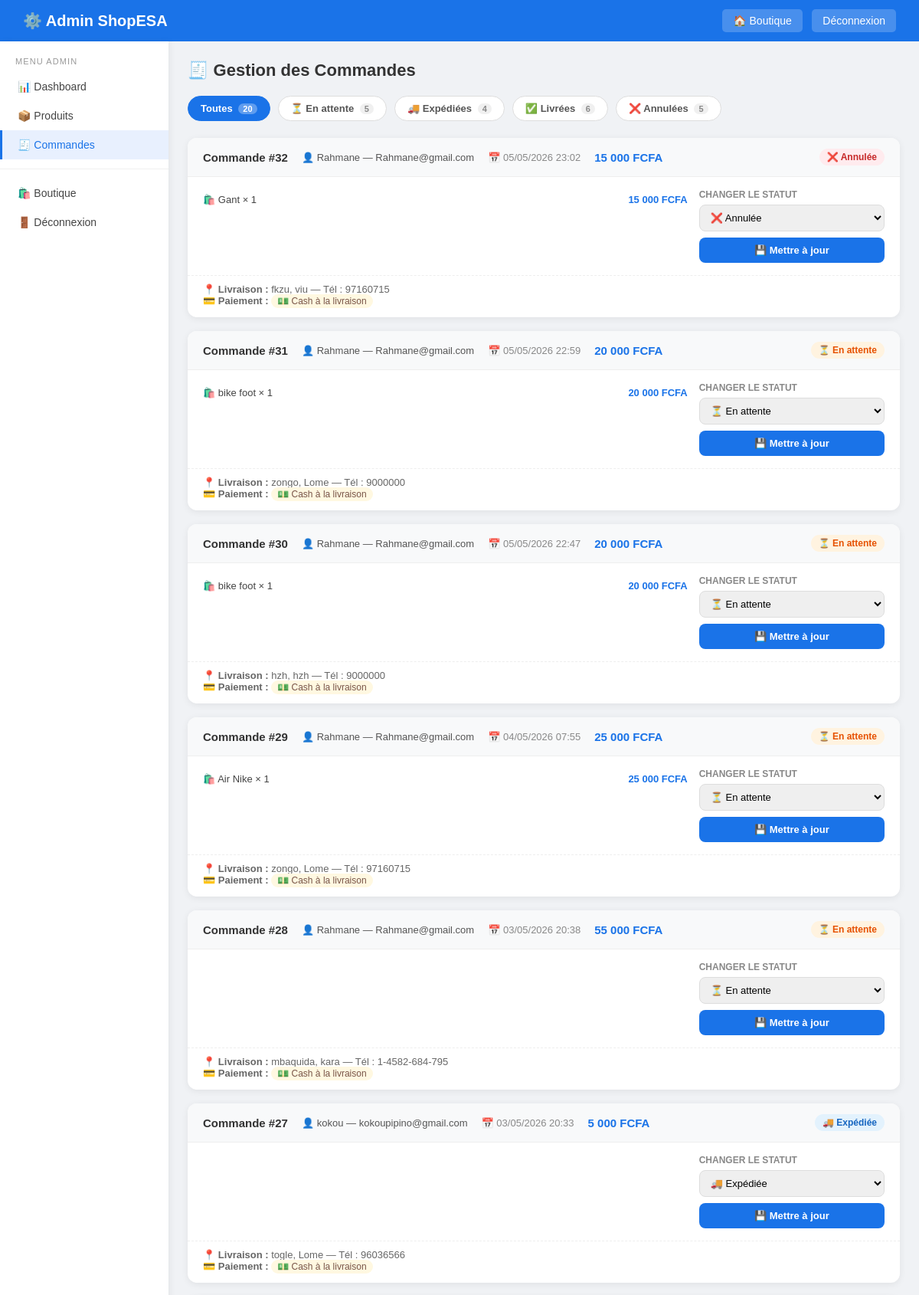
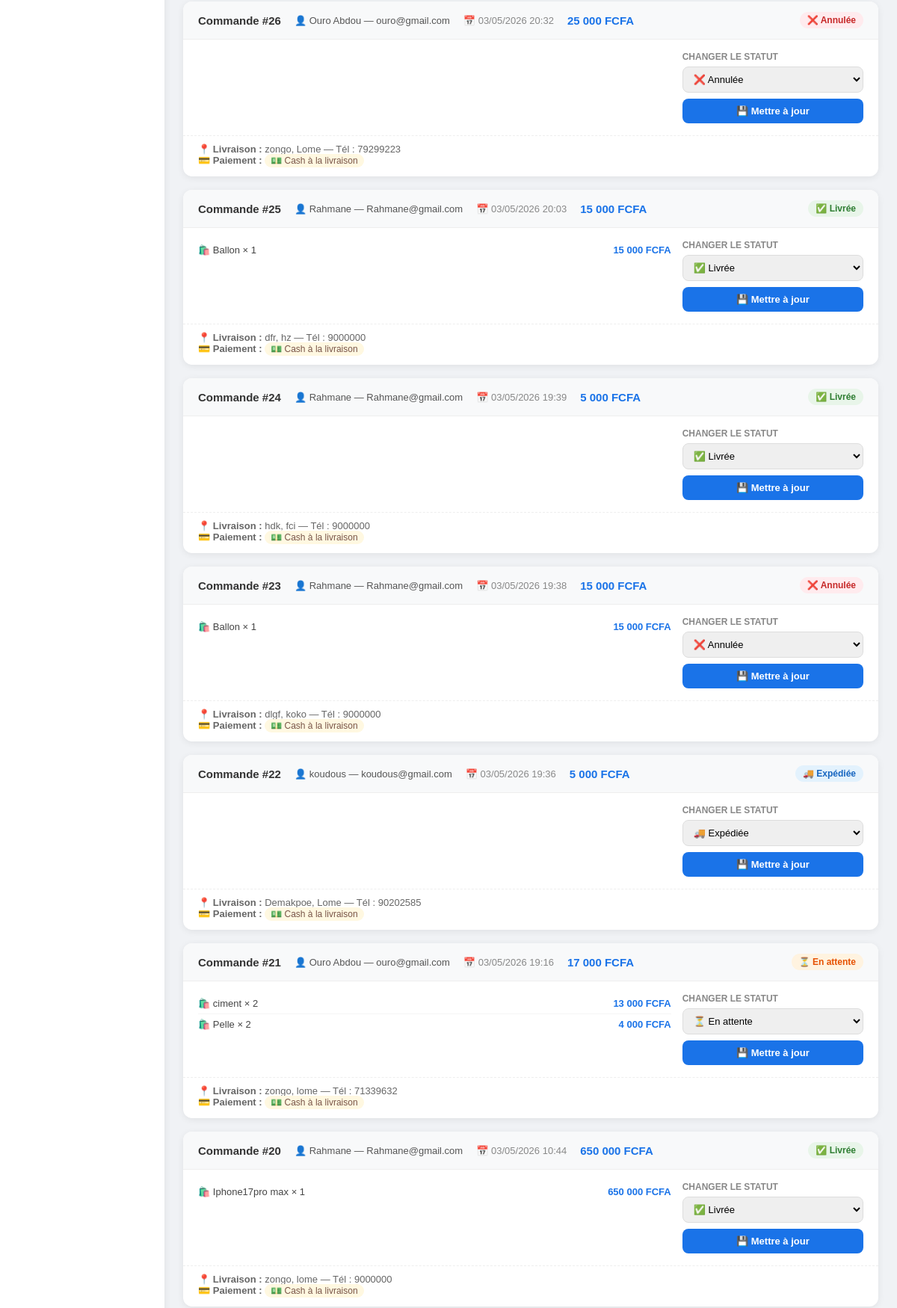
The app's page /admin/commandes.php (signed in, upper part) with its own data (2 pictures, top to bottom).
### tables this page shows
CREATE TABLE `orders` (
  `id` int(11) NOT NULL,
  `user_id` int(11) DEFAULT NULL,
  `total` decimal(10,2) NOT NULL,
  `statut` varchar(50) DEFAULT 'en attente',
  `adresse` text NOT NULL,
  `created_at` timestamp NOT NULL DEFAULT current_timestamp(),
  `paiement` varchar(50) DEFAULT 'cash'
);

CREATE TABLE `users` (
  `id` int(11) NOT NULL,
  `nom` varchar(100) NOT NULL,
  `email` varchar(150) NOT NULL,
  `password` varchar(255) NOT NULL,
  `role` enum('client','admin') DEFAULT 'client',
  `created_at` timestamp NOT NULL DEFAULT current_timestamp()
);

CREATE TABLE `order_items` (
  `id` int(11) NOT NULL,
  `order_id` int(11) DEFAULT NULL,
  `product_id` int(11) DEFAULT NULL,
  `quantite` int(11) NOT NULL,
  `prix_unit` decimal(10,2) NOT NULL
);

CREATE TABLE `products` (
  `id` int(11) NOT NULL,
  `nom` varchar(150) NOT NULL,
  `description` text DEFAULT NULL,
  `prix` decimal(10,2) NOT NULL,
  `stock` int(11) DEFAULT 0,
  `image` varchar(255) DEFAULT NULL,
  `cat_id` int(11) DEFAULT NULL
);

### admin/commandes.php (the view, shortened to what this page needs)
<?php
require_once '../config.php';
$filtre = $_GET['statut'] ?? 'tous';
$statuts_valides = ['en_attente', 'expediee', 'livree', 'annulee'];
if (in_array($filtre, $statuts_valides)) {
    $stmt = $pdo->prepare("
        SELECT o.*, u.nom AS client_nom, u.email AS client_email
        FROM orders o JOIN users u ON o.user_id = u.id
        WHERE o.statut = ?
        ORDER BY o.created_at DESC
    ");
    $stmt->execute([$filtre]);
} else {
    $stmt = $pdo->query("
        SELECT o.*, u.nom AS client_nom, u.email AS client_email
        FROM orders o JOIN users u ON o.user_id = u.id
        ORDER BY o.created_at DESC
    ");
}
$commandes = $stmt->fetchAll(PDO::FETCH_ASSOC);
$details = [];
foreach ($commandes as $cmd) {
    $stmt2 = $pdo->prepare("
        SELECT oi.*, p.nom FROM order_items oi
        JOIN products p ON oi.product_id = p.id
        WHERE oi.order_id = ?
    ");
    $stmt2->execute([$cmd['id']]);
    $details[$cmd['id']] = $stmt2->fetchAll(PDO::FETCH_ASSOC);
}
$compteurs = $pdo->query("
    SELECT statut, COUNT(*) as nb FROM orders GROUP BY statut
")->fetchAll(PDO::FETCH_ASSOC);
$nb_statut = [];
foreach ($compteurs as $c) $nb_statut[$c['statut']] = $c['nb'];
?>
<!DOCTYPE html>
<html lang="fr">
<head>
</head>
<body>
<nav>
    <div class="logo">⚙️ Admin ShopESA</div>
    <div>
        <a href="../index.php">🏠 Boutique</a>
        <a href="../deconnexion.php">Déconnexion</a>
    </div>
</nav>
<div class="layout">
    <aside class="sidebar">
        <div class="sidebar-title">Menu Admin</div>
        <a href="dashboard.php">📊 Dashboard</a>
        <a href="ajouter_produit.php">📦 Produits</a>
        <a href="commandes.php" class="active">🧾 Commandes</a>
        <hr>
        <a href="../index.php">🛍️ Boutique</a>
        <a href="../deconnexion.php">🚪 Déconnexion</a>
    </aside>
    <main class="content">
        <h1>🧾 Gestion des Commandes</h1>
        <div class="filtres">
            <a href="commandes.php" class="filtre-btn <?= $filtre === 'tous' ? 'active' : '' ?>">
                Toutes <span class="filtre-count"><?= array_sum($nb_statut) ?></span>
            </a>
            <a href="commandes.php?statut=en_attente" class="filtre-btn <?= $filtre === 'en_attente' ? 'active' : '' ?>">
                ⏳ En attente <span class="filtre-count"><?= $nb_statut['en_attente'] ?? 0 ?></span>
            </a>
            <a href="commandes.php?statut=expediee" class="filtre-btn <?= $filtre === 'expediee' ? 'active' : '' ?>">
                🚚 Expédiées <span class="filtre-count"><?= $nb_statut['expediee'] ?? 0 ?></span>
            </a>
            <a href="commandes.php?statut=livree" class="filtre-btn <?= $filtre === 'livree' ? 'active' : '' ?>">
                ✅ Livrées <span class="filtre-count"><?= $nb_statut['livree'] ?? 0 ?></span>
            </a>
            <a href="commandes.php?statut=annulee" class="filtre-btn <?= $filtre === 'annulee' ? 'active' : '' ?>">
                ❌ Annulées <span class="filtre-count"><?= $nb_statut['annulee'] ?? 0 ?></span>
            </a>
        </div>
        <?php if (empty($commandes)): ?>
            <div class="vide">
                <div style="font-size:40px;margin-bottom:12px">📭</div>
                <p>Aucune commande pour ce filtre.</p>
            </div>
        <?php else: ?>
            <?php foreach ($commandes as $cmd): ?>
            <div class="commande-card">
                <div class="commande-header">
                    <div class="cmd-infos">
                        <span class="cmd-num">Commande #<?= $cmd['id'] ?></span>
                        <span class="cmd-client">👤 <?= htmlspecialchars($cmd['client_nom']) ?> — <?= htmlspecialchars($cmd['client_email']) ?></span>
                        <span class="cmd-date">📅 <?= date('d/m/Y H:i', strtotime($cmd['created_at'])) ?></span>
                        <span class="cmd-total"><?= number_format($cmd['total'] /1.18, 0, ',', ' ') ?> FCFA</span>
                    </div>
                    <?php
                    $badges = [
                        'en_attente' => ['badge-attente',  '⏳ En attente'],
                        'expediee'   => ['badge-expediee', '🚚 Expédiée'],
                        'livree'     => ['badge-livree',   '✅ Livrée'],
                        'annulee'    => ['badge-annulee',  '❌ Annulée'],
                    ];
                    $b = $badges[$cmd['statut']] ?? ['badge-attente', $cmd['statut']];
                    ?>
                    <span class="badge <?= $b[0] ?>"><?= $b[1] ?></span>
                </div>
                <div class="commande-body">
                    <div class="articles">
                        <?php foreach ($details[$cmd['id']] as $art): ?>
                        <div class="article">
                            <span>🛍️ <?= htmlspecialchars($art['nom']) ?> × <?= $art['quantite'] ?></span>
                            <span class="article-prix"><?= number_format($art['prix_unit'] * $art['quantite'], 0, ',', ' ') ?> FCFA</span>
                        </div>
                        <?php endforeach; ?>
                    </div>
                    <div class="statut-form">
                        <form method="POST">
                            <label>Changer le statut</label>
                            <select name="statut" class="statut-select">
                                <option value="en_attente" <?= $cmd['statut'] === 'en_attente' ? 'selected' : '' ?>>⏳ En attente</option>
                                <option value="expediee"   <?= $cmd['statut'] === 'expediee'   ? 'selected' : '' ?>>🚚 Expédiée</option>
                                <option value="livree"     <?= $cmd['statut'] === 'livree'     ? 'selected' : '' ?>>✅ Livrée</option>
                                <option value="annulee"    <?= $cmd['statut'] === 'annulee'    ? 'selected' : '' ?>>❌ Annulée</option>
                            </select>
                            <button type="submit" name="changer_statut" class="btn-update">
                                💾 Mettre à jour
                            </button>
                        </form>
                    </div>
                </div>
<div class="cmd-adresse">
    📍 <strong>Livraison :</strong> <?= htmlspecialchars($cmd['adresse']) ?>
    <br>
    💳 <strong>Paiement :</strong>
    <?php if ($cmd['paiement'] === 'mobile'): ?>
        <span style="background:#e3f0ff; color:#1a73e8; padding:2px 8px; border-radius:10px; font-size:12px;">
            📱 Mobile Money
        </span>
    <?php else: ?>
        <span style="background:#fff8e1; color:#795548; padding:2px 8px; border-radius:10px; font-size:12px;">
            💵 Cash à la livraison
        </span>
    <?php endif; ?>
</div>
            </div>
            <?php endforeach; ?>
        <?php endif; ?>
    </main>
</div>
</body>
</html>

### admin/commandes.php (style rules this page uses)
* { margin:0; padding:0; box-sizing:border-box; }
body { font-family:Arial,sans-serif; background:#f0f2f5; }
nav { background:#1a73e8; padding:15px 30px; display:flex; justify-content:space-between; align-items:center; color:white; }
nav .logo { font-size:20px; font-weight:bold; }
nav a { color:white; text-decoration:none; background:rgba(255,255,255,0.2); padding:7px 14px; border-radius:5px; font-size:14px; margin-left:8px; }
.layout { display:flex; min-height:calc(100vh - 56px); }
.sidebar { width:220px; background:white; box-shadow:2px 0 8px rgba(0,0,0,0.06); padding:20px 0; flex-shrink:0; }
.sidebar-title { font-size:11px; text-transform:uppercase; letter-spacing:0.1em; color:#999; padding:0 20px; margin-bottom:8px; }
.sidebar a { display:flex; align-items:center; gap:10px; padding:11px 20px; color:#444; text-decoration:none; font-size:14px; border-left:3px solid transparent; transition:all 0.2s; }
.sidebar a:hover, .sidebar a.active { background:#e8f0fe; color:#1a73e8; border-left-color:#1a73e8; }
.sidebar hr { border:none; border-top:1px solid #f0f0f0; margin:12px 0; }
.content { flex:1; padding:25px; }
h1 { font-size:22px; color:#333; margin-bottom:20px; }
.filtres { display:flex; gap:10px; flex-wrap:wrap; margin-bottom:22px; }
.filtre-btn { padding:8px 16px; border-radius:20px; text-decoration:none; font-size:13px; font-weight:bold; transition:all 0.2s; background:white; color:#555; border:1px solid #ddd; }
.filtre-btn.active { background:#1a73e8; color:white; border-color:#1a73e8; }
.filtre-count { background:rgba(255,255,255,0.3); border-radius:10px; padding:1px 6px; font-size:11px; margin-left:4px; }
.filtre-btn:not(.active) .filtre-count { background:#f0f0f0; color:#888; }
.commande-card { background:white; border-radius:12px; box-shadow:0 2px 10px rgba(0,0,0,0.07); margin-bottom:18px; overflow:hidden; }
.commande-header { display:flex; justify-content:space-between; align-items:center; flex-wrap:wrap; gap:10px; padding:14px 20px; background:#f8f9fa; border-bottom:1px solid #eee; }
.cmd-infos { display:flex; gap:18px; flex-wrap:wrap; align-items:center; }
.cmd-num { font-weight:bold; font-size:15px; color:#333; }
.cmd-client { color:#555; font-size:13px; }
.cmd-date { color:#888; font-size:13px; }
.cmd-total { font-weight:bold; color:#1a73e8; font-size:15px; }
.badge { display:inline-block; padding:4px 10px; border-radius:12px; font-size:12px; font-weight:bold; }
.badge-attente { background:#fff3e0; color:#e65100; }
.badge-expediee { background:#e3f2fd; color:#1565c0; }
.badge-livree { background:#e8f5e9; color:#2e7d32; }
.badge-annulee { background:#ffebee; color:#c62828; }
.commande-body { display:flex; justify-content:space-between; flex-wrap:wrap; gap:15px; padding:16px 20px; }
.articles { flex:1; min-width:280px; }
.article { display:flex; justify-content:space-between; align-items:center; padding:6px 0; border-bottom:1px solid #f5f5f5; font-size:13px; color:#444; }
.article:last-child { border-bottom:none; }
.article-prix { font-weight:bold; color:#1a73e8; }
.statut-form { min-width:200px; }
.statut-form label { display:block; font-size:12px; font-weight:bold; color:#888; text-transform:uppercase; margin-bottom:6px; }
.statut-select { width:100%; padding:8px 10px; border:1px solid #ddd; border-radius:8px; font-size:13px; margin-bottom:8px; }
.btn-update { width:100%; background:#1a73e8; color:white; border:none; padding:9px; border-radius:8px; font-size:13px; cursor:pointer; font-weight:bold; }
.cmd-adresse { padding:10px 20px 14px; font-size:13px; color:#666; border-top:1px dashed #eee; }

### records on screen
orders: id "32", user.nom "Rahmane", user.email "Rahmane@gmail.com", created_at "05/05/2026 23:02", $cmd['total']/1.18 "15 000", statut "❌ Annulée", adresse "fkzu, viu — Tél : 97160715", paiement "💵 Cash à la livraison"
order_items: product.nom "Gant", quantite "1", $art['prix_unit'] * $art['quantite'] "15 000"
orders: id "31", user.nom "Rahmane", user.email "Rahmane@gmail.com", created_at "05/05/2026 22:59", $cmd['total']/1.18 "20 000", statut "⏳ En attente", adresse "zongo, Lome — Tél : 9000000", paiement "💵 Cash à la livraison"
order_items: product.nom "bike foot", quantite "1", $art['prix_unit'] * $art['quantite'] "20 000"
orders: id "30", user.nom "Rahmane", user.email "Rahmane@gmail.com", created_at "05/05/2026 22:47", $cmd['total']/1.18 "20 000", statut "⏳ En attente", adresse "hzh, hzh — Tél : 9000000", paiement "💵 Cash à la livraison"
order_items: product.nom "bike foot", quantite "1", $art['prix_unit'] * $art['quantite'] "20 000"
orders: id "29", user.nom "Rahmane", user.email "Rahmane@gmail.com", created_at "04/05/2026 07:55", $cmd['total']/1.18 "25 000", statut "⏳ En attente", adresse "zongo, Lome — Tél : 97160715", paiement "💵 Cash à la livraison"
order_items: product.nom "Air Nike", quantite "1", $art['prix_unit'] * $art['quantite'] "25 000"
orders: id "28", user.nom "Rahmane", user.email "Rahmane@gmail.com", created_at "03/05/2026 20:38", $cmd['total']/1.18 "55 000", statut "⏳ En attente", adresse "mbaquida, kara — Tél : 1-4582-684-795", paiement "💵 Cash à la livraison"
orders: id "27", user.nom "kokou", user.email "kokoupipino@gmail.com", created_at "03/05/2026 20:33", $cmd['total']/1.18 "5 000", statut "🚚 Expédiée", adresse "togle, Lome — Tél : 96036566", paiement "💵 Cash à la livraison"
orders: id "26", user.nom "Ouro Abdou", user.email "ouro@gmail.com", created_at "03/05/2026 20:32", $cmd['total']/1.18 "25 000", statut "❌ Annulée", adresse "zongo, Lome — Tél : 79299223", paiement "💵 Cash à la livraison"
orders: id "25", user.nom "Rahmane", user.email "Rahmane@gmail.com", created_at "03/05/2026 20:03", $cmd['total']/1.18 "15 000", statut "✅ Livrée", adresse "dfr, hz — Tél : 9000000", paiement "💵 Cash à la livraison"
order_items: product.nom "Ballon", quantite "1", $art['prix_unit'] * $art['quantite'] "15 000"
orders: id "24", user.nom "Rahmane", user.email "Rahmane@gmail.com", created_at "03/05/2026 19:39", $cmd['total']/1.18 "5 000", statut "✅ Livrée", adresse "hdk, fci — Tél : 9000000", paiement "💵 Cash à la livraison"
orders: id "23", user.nom "Rahmane", user.email "Rahmane@gmail.com", created_at "03/05/2026 19:38", $cmd['total']/1.18 "15 000", statut "❌ Annulée", adresse "dlgf, koko — Tél : 9000000", paiement "💵 Cash à la livraison"
order_items: product.nom "Ballon", quantite "1", $art['prix_unit'] * $art['quantite'] "15 000"
orders: id "22", user.nom "koudous", user.email "koudous@gmail.com", created_at "03/05/2026 19:36", $cmd['total']/1.18 "5 000", statut "🚚 Expédiée", adresse "Demakpoe, Lome — Tél : 90202585", paiement "💵 Cash à la livraison"
orders: id "21", user.nom "Ouro Abdou", user.email "ouro@gmail.com", created_at "03/05/2026 19:16", $cmd['total']/1.18 "17 000", statut "⏳ En attente", adresse "zongo, lome — Tél : 71339632", paiement "💵 Cash à la livraison"
order_items: product.nom "ciment", quantite "2", $art['prix_unit'] * $art['quantite'] "13 000"
order_items: product.nom "Pelle", quantite "2", $art['prix_unit'] * $art['quantite'] "4 000"
orders: id "20", user.nom "Rahmane", user.email "Rahmane@gmail.com", created_at "03/05/2026 10:44", $cmd['total']/1.18 "650 000", statut "✅ Livrée", adresse "zongo, lome — Tél : 9000000", paiement "💵 Cash à la livraison"
order_items: product.nom "Iphone17pro max", quantite "1", $art['prix_unit'] * $art['quantite'] "650 000"

### other values on screen
array_sum($nb_statut) "20"
$nb_statut['en_attente'] "5"
$nb_statut['expediee'] "4"
$nb_statut['livree'] "6"
$nb_statut['annulee'] "5"
